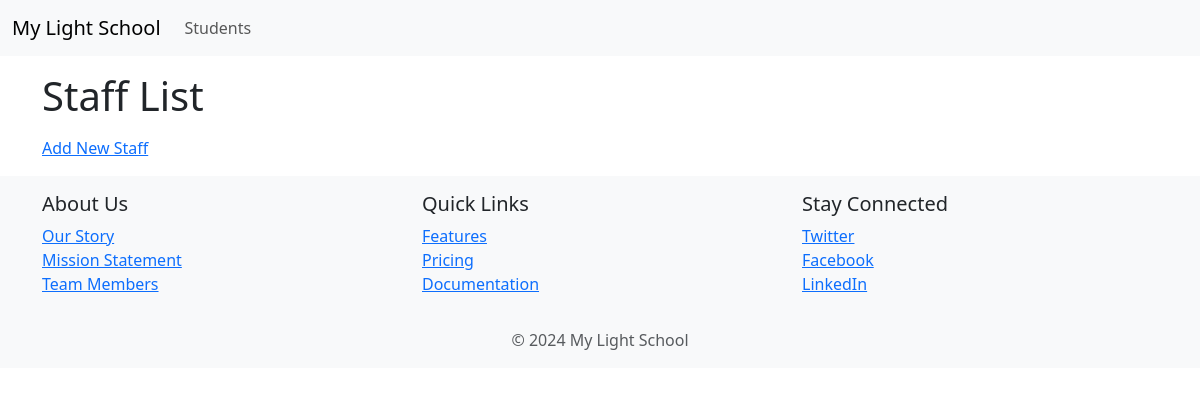
/staff/, run on an earlier commit of the app's database.
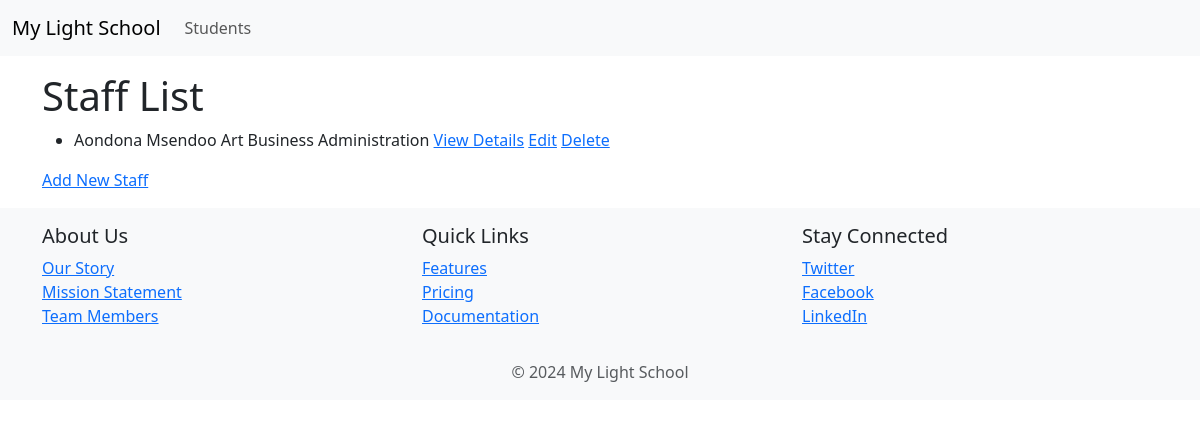
And on a later commit of the database.
### staff/models.py (models this page shows, shortened)
class Staff(models.Model):
    email = models.EmailField(unique=True)
    phone = models.CharField(max_length=50, unique=True)
    surname = models.CharField(max_length=50)
    first_name = models.CharField(max_length=50)
    other_names = models.CharField(max_length=50, blank=True)
    department = models.ForeignKey(Department, on_delete=models.CASCADE, default=1, null=True)
    qualification = models.CharField(max_length=50, null=True)
    course_studied = models.CharField(max_length=50, blank=True)
    profile_picture = models.ImageField(upload_to='profile_pics/', default='default.jpg')
    date_of_birth = models.DateField()
    created_at = models.DateField(auto_now_add=True)

class Department(models.Model):
    name = models.CharField(max_length=100)
    def __str__(self):
        return self.name

### staff/views.py (the view)
# urls.py: path('', views.staff_list, name='staff_list'),
def staff_list(request):
    staff = Staff.objects.all()
    return render(request, 'staff/staff_list.html', {'staff': staff})

### staff/templates/staff/staff_list.html
{% extends 'base.html' %}
{% block content %}
  <h1>Staff List</h1>
  <ul>
    {% for staff_member in staff %}
      <li>
        {{ staff_member.surname }} {{ staff_member.first_name}} {{ staff_member.department }} {{ staff_member.course_studied }}
        <a href="{% url 'staff:staff_detail' staff_member.pk %}">View Details</a>
        <a href="{% url 'staff:staff_update' staff_member.pk %}">Edit</a>
        <a href="{% url 'staff:staff_delete' staff_member.pk %}">Delete</a>
      </li>
    {% endfor %}
  </ul>
  <p><a href="{% url 'staff:add_staff' %}">Add New Staff</a></p>
{% endblock content %}

What changed in the data, as far as the page shows it:
added Staff: surname "Aondona", first_name "Msendoo", department "Art", course_studied "Business Administration"
